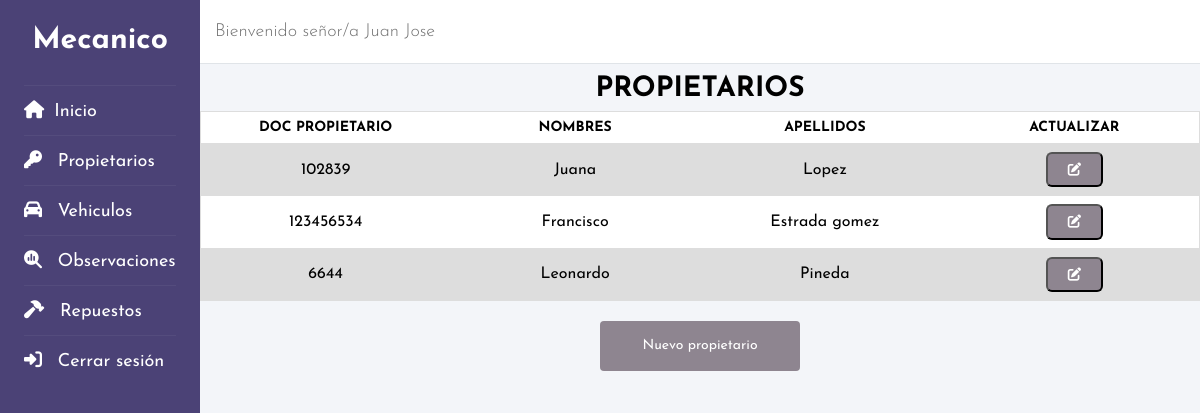
Screenshot of /codigo/neg_dat_consultar_propietarios_mecanico.php (signed in) with the database file from the repository.
### tables this page shows
create table propietarios (
    id_propietario int (20) primary key not null auto_increment,
    doc_propietario int (10) not null,
    nombres text (50) not null,
    apellidos text (50) not null
);

### codigo/neg_dat_consultar_propietarios_mecanico.php (the view, shortened to what this page needs)
<!DOCTYPE html>
<html lang="es">
<head>
    <link rel="stylesheet" href="css/Style_consultas.css">
</head>
<body>
<?php include('header_mecanico.php');?>
    <main class="container-table">
    <?php class Propietarios
    {
        public function consultar ()
        {
        include ("conexion.php");
        echo "<table class='table'>";
        $sql = "SELECT * FROM propietarios";
	    if(!$result = $db->query($sql)):
		    die('Hay un error primera consulta!!! ['.$db->error.']');
        endif;
        echo "<caption>Propietarios</caption>";
        echo "<tbody>";
            echo "<tr class='table-header'>";
                echo "<th>Doc propietario</th>";
                echo "<th>Nombres</th>";
                echo "<th>Apellidos</th>";
                echo "<th>Actualizar</th>";
            echo "</tr>";
        while ($row=$result->fetch_assoc()):
            $doc_propietario=stripslashes($row["doc_propietario"]);
            $nombres=stripslashes($row["nombres"]);
            $apellidos=stripslashes($row["apellidos"]);
            echo "<tr>";
                echo "<td data-label='Doc propietario'>$doc_propietario</td>";
                echo "<td data-label='Nombres'>$nombres</td>";
                echo "<td data-label='Apellidos'>$apellidos</td>";
                echo "<td data-label='Actualizar'>";
                    echo "<form method='POST' action='pres_neg_dat_actualizar_propietarios_mecanico.php'>";
                    echo "<button  class='btn_table fa-solid fa-pen-to-square' type='submit' Value='Actualizar'></button>";
                    echo "</form>";
            echo "</tr>";
        endwhile;
            echo" </tbody>";
        echo "</table>";
        }
    }
    $nuevo = new Propietarios();
    $nuevo -> consultar();
    ?>
        <a class="btn_bottom" href="pres_registro_propietarios_mecanico.php">Nuevo propietario</a>
    </main>
</body>
</html>

### codigo/css/Style_consultas.css (style rules this page uses)
.container-table { width: 100%; margin: auto; }
.table { width: 100%; border: 0px; background-color: white; border-collapse: collapse; table-layout: fixed; }
.table caption { font-size: 2.2rem; text-transform: uppercase; font-weight: bold; margin: 8px 0; }
.table tr { display: block; background-color: #f8f8f8; margin-bottom: 8px; border-bottom: 4px solid #ddd; }
.table th, .table td { font-size: 1.2rem; padding: 8px; text-align: center; }
.table .table-header { display: none; }
.table .table-header th { text-transform: uppercase; background-color: white; color: black; }
.table td { display: block; border-bottom: 1px solid #ddd; text-align: right; }
.table td:last-child { border-bottom: 0px; }
.table td::before { content: attr(data-label); font-weight: bold; float: left; }
.btn_table { background-color: #8e8590; padding: 9px 20px; color: #fff; border-radius: 6px; text-decoration: 0; cursor: pointer; }
.btn_bottom { display: flex; justify-content: center; font-size: 1.4rem; margin-top: 20px; padding: 10px 0; background-color: #8e8590; color: white; }

### codigo/css/Style_header.css (style rules this page uses)
* { margin: 0; padding: 0; text-decoration: none; font-family: 'Josefin Sans', sans-serif; box-sizing: border-box; }
html { font-size: 62.5%; }
body { background-color: #f3f5f9; }

### codigo/css/Style_desktop.css (style rules this page uses)
main { margin-left: 200px; }
.container-table { display: flex; flex-direction: column; align-items: center; width: calc(100% - 200px); margin-left: 200px; }
.table { border: 1px solid #cccc; }
.table caption { font-size: 2.8rem; }
.table .table-header { display: table-row; }
.table .table-header th { font-size: 1.1rem; }
.table tr { display: table-row; border: 1px solid #ddd; background: white; }
.table tr:nth-child(even) { background-color: #ddd; }
.table th, .table td { font-size: 1.6rem; text-align: center; }
.table td { display: table-cell; }
.table td::before { content: none; font-weight: normal; float: none; }
.btn_bottom { align-items: center; width: 200px; height: 50px; border-radius: 4px; }
@media screen and (min-width:1200px) { .table .table-header th { font-size: 1.4rem; } }

### rows the page displays
propietarios: doc_propietario "102839", nombres "Juana", apellidos "Lopez"
propietarios: doc_propietario "123456534", nombres "Francisco", apellidos "Estrada gomez"
propietarios: doc_propietario "6644", nombres "Leonardo", apellidos "Pineda"

### other values shown
$_SESSION['nombre_usuario'] "Juan Jose"
